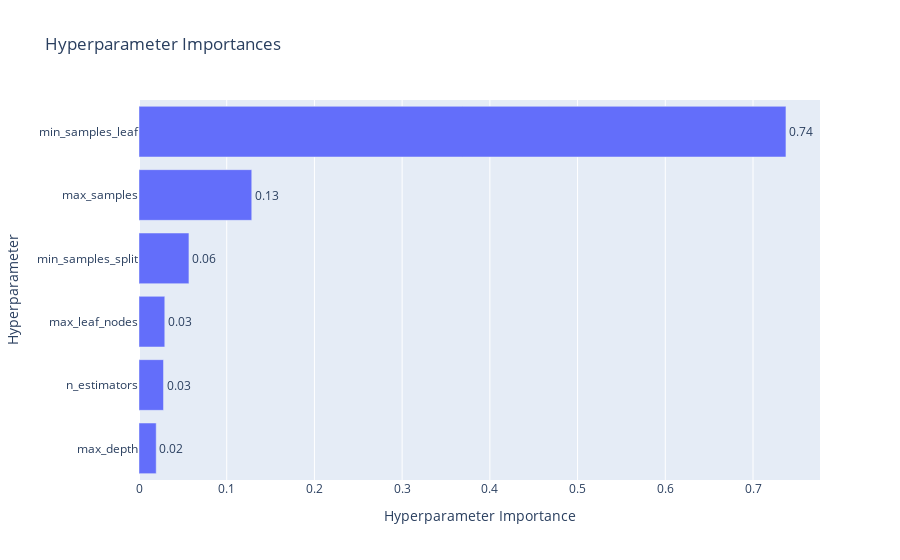

Source (notebook cell):
### Code cell
# Plot parameter importances
plot_param_importances(study)

### Figure 1 — Plotly figure (JSON) as saved in the notebook; plotly's stock layout.template omitted (floating-point values rounded to 4 significant figures)
{"data": [{"cliponaxis": false, "hovertemplate": ["max_depth (IntDistribution): 0.019619910738174286<extra></extra>", "n_estimators (IntDistribution): 0.027940035466895753<extra></extra>", "max_leaf_nodes (IntDistribution): 0.02939474989987<extra></extra>", "min_samples_split (IntDistribution): 0.05693510857810741<extra></extra>", "max_samples (IntDistribution): 0.12854651998732222<extra></extra>", "min_samples_leaf (IntDistribution): 0.7375636753296305<extra></extra>"], "name": "Objective Value", "orientation": "h", "text": ["0.02", "0.03", "0.03", "0.06", "0.13", "0.74"], "textposition": "outside", "type": "bar", "x": [0.01962, 0.02794, 0.02939, 0.05694, 0.1285, 0.7376], "y": ["max_depth", "n_estimators", "max_leaf_nodes", "min_samples_split", "max_samples", "min_samples_leaf"]}], "layout": {"title": {"text": "Hyperparameter Importances"}, "xaxis": {"title": {"text": "Hyperparameter Importance"}}, "yaxis": {"title": {"text": "Hyperparameter"}}}}
